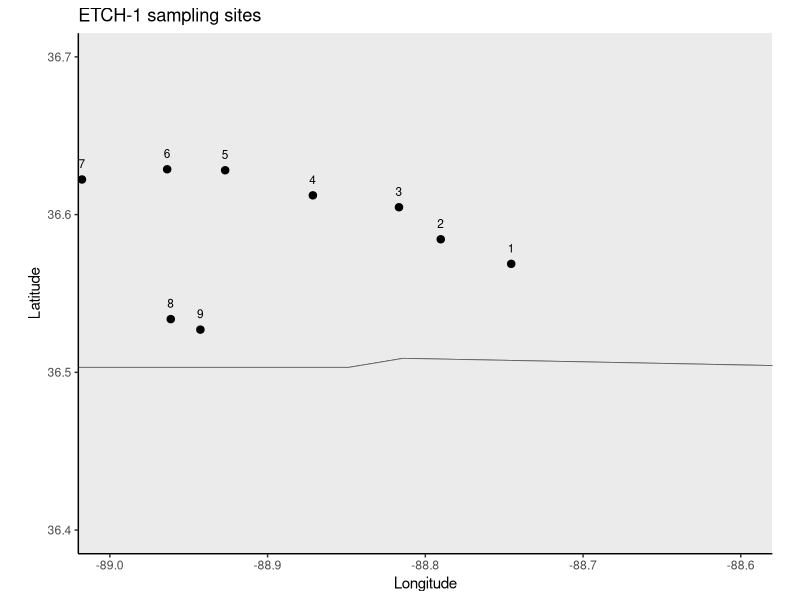
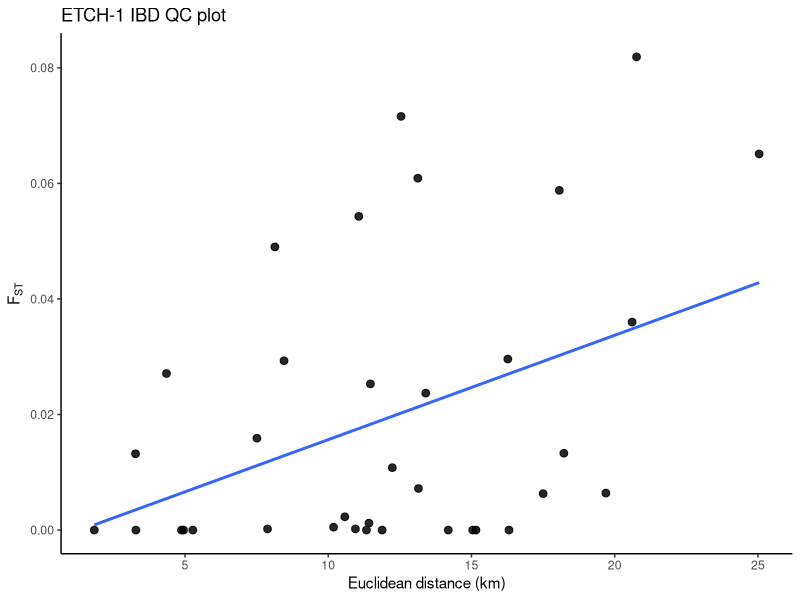

R code for these plots, in order: (Note: this script raises an error after producing the figures.)
# ETCH-1.R
# Etheostoma chienense
# Source: Kattawar & Piller 2020, Comparative population genetics...

library(ggplot2)
library(maps)
library(geosphere)

base_path <- "/Users/johnmccall/Library/CloudStorage/OneDrive-TheOhioStateUniversity/Spring_2026/Landgen_DGS/DGS-Patterns-of-Fish-Diversity/DGS-Patterns-of-Fish-Diversity/Objective 2/Data"
study_code <- "ETCH-1"
study_dir <- file.path(base_path, study_code)
data_dir <- file.path(study_dir, "data")

dir.create(study_dir, recursive = TRUE, showWarnings = FALSE)
dir.create(data_dir, recursive = TRUE, showWarnings = FALSE)

# -----------------------------
# site coordinates (Table 2)
# -----------------------------
ETCH_1_coords <- data.frame(
  site = 1:9,
  #site_name = c(
  #  "BDC at Pea Ridge Road",
  #  "Jackson Creek at Lawrence Road",
  #  "BDC at Route 1283 Bridge",
  #  "BDC at Route 307 Bridge",
  #  "BDC at Howell Road Bridge",
  #  "BDC at US 51 Bridge",
  #  "BDC 1 km upstream of KY 239",
  #  "Little BDC at KY 1125",
  #  "Little BDC at KY 1706"
  #),
  lat = c(
    36.56878, 36.58436, 36.60468, 36.61221, 36.62812,
    36.62875, 36.62227, 36.53374, 36.52709
  ),
  lon = c(
    -88.74555, -88.79022, -88.81670, -88.87130, -88.92690,
    -88.96368, -89.01769, -88.96138, -88.94261
  )
)

# -----------------------------
# pairwise FST matrix (Table 3)
# negative values set to 0
# -----------------------------
ETCH_1_fst <- matrix(0, nrow = 9, ncol = 9)
rownames(ETCH_1_fst) <- colnames(ETCH_1_fst) <- as.character(1:9)

ETCH_1_fst[2,1] <- 0.0271
ETCH_1_fst[3,1] <- 0.0159
ETCH_1_fst[3,2] <- 0.0132
ETCH_1_fst[4,1] <- 0.0108
ETCH_1_fst[4,2] <- 0.0002
ETCH_1_fst[4,3] <- -0.0010
ETCH_1_fst[5,1] <- 0.0063
ETCH_1_fst[5,2] <- 0.0072
ETCH_1_fst[5,3] <- 0.0005
ETCH_1_fst[5,4] <- -0.0085
ETCH_1_fst[6,1] <- 0.0360
ETCH_1_fst[6,2] <- 0.0296
ETCH_1_fst[6,3] <- 0.0237
ETCH_1_fst[6,4] <- 0.0293
ETCH_1_fst[6,5] <- -0.0076
ETCH_1_fst[7,1] <- 0.0651
ETCH_1_fst[7,2] <- 0.0819
ETCH_1_fst[7,3] <- 0.0588
ETCH_1_fst[7,4] <- 0.0609
ETCH_1_fst[7,5] <- 0.0490
ETCH_1_fst[7,6] <- -0.0539
ETCH_1_fst[8,1] <- 0.0064
ETCH_1_fst[8,2] <- -0.0009
ETCH_1_fst[8,3] <- -0.0007
ETCH_1_fst[8,4] <- -0.0033
ETCH_1_fst[8,5] <- 0.0002
ETCH_1_fst[8,6] <- 0.0023
ETCH_1_fst[8,7] <- 0.0543
ETCH_1_fst[9,1] <- 0.0133
ETCH_1_fst[9,2] <- -0.0041
ETCH_1_fst[9,3] <- -0.0003
ETCH_1_fst[9,4] <- 0.0012
ETCH_1_fst[9,5] <- -0.0083
ETCH_1_fst[9,6] <- 0.0253
ETCH_1_fst[9,7] <- 0.0716
ETCH_1_fst[9,8] <- -0.0241

ETCH_1_fst <- ETCH_1_fst + t(ETCH_1_fst)
diag(ETCH_1_fst) <- 0
ETCH_1_fst[ETCH_1_fst < 0] <- 0

# -----------------------------
# straight-line distance matrix (km)
# -----------------------------
geo_dist_km <- geosphere::distm(
  x = ETCH_1_coords[, c("lon", "lat")],
  fun = geosphere::distHaversine
) / 1000

rownames(geo_dist_km) <- colnames(geo_dist_km) <- as.character(ETCH_1_coords$site_id)

# -----------------------------
# pairwise dataframe for IBD plot
# -----------------------------
ETCH_1_ibd <- data.frame(
  site1   = rownames(ETCH_1_fst)[row(ETCH_1_fst)[upper.tri(ETCH_1_fst)]],
  site2   = colnames(ETCH_1_fst)[col(ETCH_1_fst)[upper.tri(ETCH_1_fst)]],
  fst     = ETCH_1_fst[upper.tri(ETCH_1_fst)],
  dist_km = geo_dist_km[upper.tri(geo_dist_km)]
)

# -----------------------------
# map of sites (US + Canada context)
# -----------------------------
# -----------------------------
# map of sites (KY + TN only)
# -----------------------------
states_map <- map_data("state")

ky_tn <- subset(states_map, region %in% c("kentucky", "tennessee"))

map_xlim <- c(-89, -88.6)
map_ylim <- c(36.4, 36.7)

ggplot() +
  geom_polygon(
    data = ky_tn,
    aes(x = long, y = lat, group = group),
    fill = "grey92", color = "grey40", linewidth = 0.3
  ) +
  geom_point(
    data = ETCH_1_coords,
    aes(x = lon, y = lat),
    size = 2.2
  ) +
  geom_text(
    data = ETCH_1_coords,
    aes(x = lon, y = lat, label = site),
    nudge_y = 0.01,
    size = 3
  ) +
  coord_fixed(xlim = map_xlim, ylim = map_ylim) +
  theme_classic() +
  labs(
    title = "ETCH-1 sampling sites",
    x = "Longitude",
    y = "Latitude"
  )
# -----------------------------
# IBD plot
# -----------------------------
ggplot(ETCH_1_ibd, aes(x = dist_km, y = fst)) +
  geom_point(size = 2.3, alpha = 0.85) +
  geom_smooth(method = "lm", se = FALSE) +
  theme_classic() +
  labs(
    title = "ETCH-1 IBD QC plot",
    x = "Euclidean distance (km)",
    y = expression(F[ST])
  )



save(
  ETCH_1_fst,
  ETCH_1_coords,
  #geo_dist_km,
  #ETCH_1_ibd,
  file = file.path(data_dir, "ETCH-1.RData")
)
